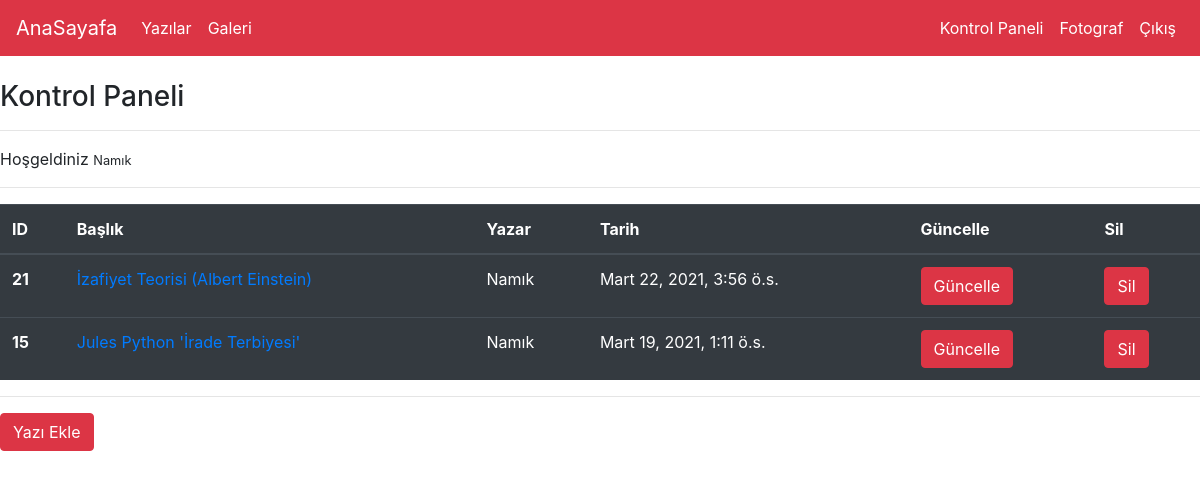
Screenshot of /articles/dashboard/ (signed in) with the database file from the repository.
### article/models.py (models this page shows, shortened)
class Article(models.Model):
    author = models.ForeignKey('auth.User',on_delete=models.CASCADE,verbose_name='Yazar')
    title = models.CharField(max_length= 55,verbose_name='Başlık')
    content = RichTextField(verbose_name='İçerik')
    created_date = models.DateTimeField(auto_now_add=True,verbose_name='Oluşturulma Tarihi')
    article_image = models.FileField(blank=True,null=True,verbose_name='Makleye Fotograf ekle')
    class Meta:
        ordering = ['-created_date']

### article/views.py (the view)
# urls.py: path('dashboard/', views.dashboard,name = 'dashboard'),
@login_required(login_url = 'user:loginUser')
def dashboard(request):
    articles = Article.objects.filter(author = request.user)
    context = {
        'articles':articles
    }
    return render(request,'dashboard.html',context)

### templates/dashboard.html (shortened to what this page needs)
{% extends "layout.html" %}
{% block body %}
<h3>Kontrol Paneli</h3>
<hr>
<p>
    Hoşgeldiniz <small>{{request.user.username}}</small>
</p>
<hr>
<table class="table table-dark">
  <thead>
    <tr>
      <th scope="col">ID</th>
      <th scope="col">Başlık</th>
      <th scope="col">Yazar</th>
      <th scope="col">Tarih</th>
      <th scope="col">Güncelle</th>
      <th scope="col">Sil</th>
    </tr>
  </thead>
  <tbody>
   {% for article in articles  %}
   <tr>
      <th scope="row">{{article.id}}</th>
      <td><a href='{% url "article:detail" article.id%}'>{{article.title}}</a></td>
      <td>{{article.author.username}}</td>
      <td>{{article.created_date}}</td>
      <td><a href = '{% url "article:update" article.id%}' class = 'btn btn-danger'>Güncelle</a></td>
      <td><a href = '{% url "article:delete" article.id%}' class = 'btn btn-danger'>Sil</a></td>
    </tr>
   {% endfor %}
  </tbody>
</table>
<hr>
<a class = 'btn btn-danger' href = '/articles/addarticle'>Yazı Ekle</a>
{% endblock body %}

### rows the page displays
Article: id "21", title "İzafiyet Teorisi (Albert Einstein)", author.username "Namık", created_date "Mart 22, 2021, 3:56 ö.s."
Article: id "15", title "Jules Python 'İrade Terbiyesi'", author.username "Namık", created_date "Mart 19, 2021, 1:11 ö.s."

### other values shown
{{ request.user.username }} "Namık"
